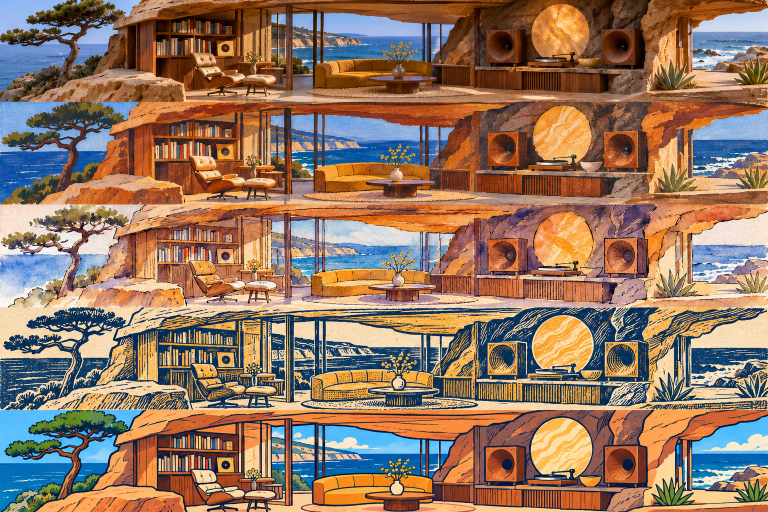
#> input picture artwork/concepts/coastal-home/2026-11-20/five-coastal-panoramas.png, 1536 x 1024 px (shown at 1/2 size)
$ python build_coastal_media_art.py
#> lines starting #> are read from the running program, lines starting #| are printed output that depends on the picture
"""Pack the five original coastal panoramas for the style and volume controls."""
from pathlib import Path

from PIL import Image, ImageDraw


ROOT = Path(__file__).resolve().parents[1]
SOURCE = ROOT / "artwork/concepts/coastal-home/2026-11-20/five-coastal-panoramas.png"
ATLAS = ROOT / "assets/img/media-controls/coastal-panoramas.webp"


def build():
    width, height = 900, 120
    # Preserve the drawn cuts between the five panels. Discard one edge pixel
    # so the glass never picks up the seam of the adjacent panorama.
    edges = (0, 204, 410, 615, 820, 1024)
    with Image.open(SOURCE) as source:
#> source is the input picture: PIL image 1536x1024 RGB; mean R, G, B 147.3, 118.2, 98.2
        rows = [
            source.crop((0, top + 1, source.width, bottom - 1)).convert("RGB").resize((width, height), Image.Resampling.LANCZOS)
            for top, bottom in zip(edges, edges[1:])
        ]
#> rows = 5 items
    styles = rows[0].copy()
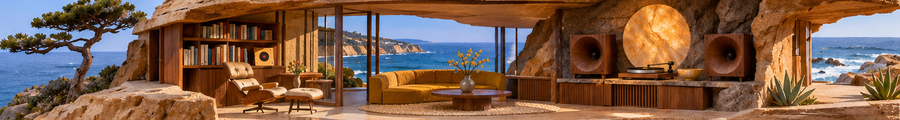
#> styles: PIL image 900x120 RGB; mean R, G, B 125.3, 93.5, 74
    for index, row in enumerate(rows[1:], start=1):
        join = round(width * (index - 0.5) / (len(rows) - 1))
        mask = Image.new("L", styles.size)
        ink = ImageDraw.Draw(mask)
        ink.rectangle((join + 14, 0, width, height), fill=255)
        for column in range(28):
            x = join - 14 + column
            ink.line((x, 0, x, height), fill=round(255 * column / 27))
        styles.paste(row, (0, 0), mask)
#> this loop made 4 passes
#> join on passes 1 to 4: 112, 338, 562, 788
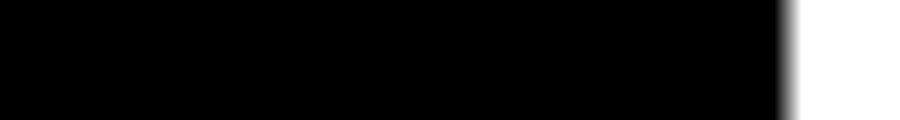
#> mask: PIL image 900x120 L; min 0, max 255, mean 31.7
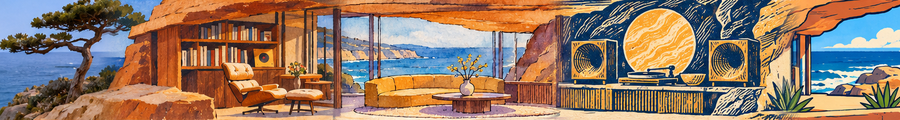
#> styles: PIL image 900x120 RGB; mean R, G, B 148.5, 122.4, 103.9
    atlas = Image.new("RGB", (width, height * 6))
#> atlas: PIL image 900x720 RGB; every value is 0
    for index, row in enumerate([styles, *rows]):
        atlas.paste(row, (0, index * height))
#> this loop made 6 passes
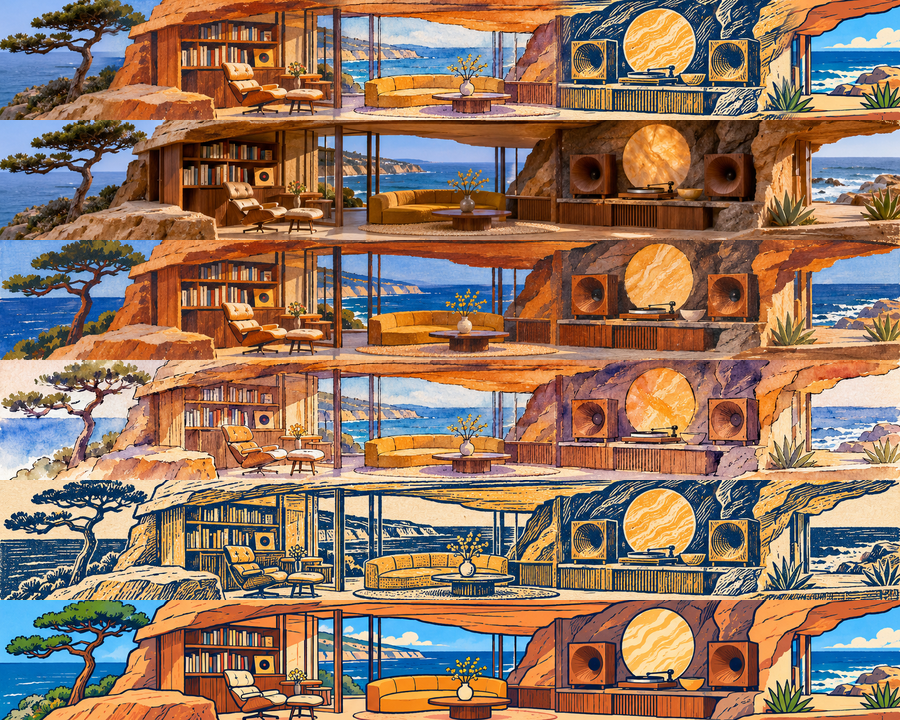
#> atlas: PIL image 900x720 RGB; mean R, G, B 147, 118.6, 99
    atlas.save(ATLAS, "WEBP", quality=80, method=6)


if __name__ == "__main__":
    build()

$ run again, with artwork/concepts/coastal-home/2026-11-20/film-opening.webp saved as artwork/concepts/coastal-home/2026-11-20/five-coastal-panoramas.png
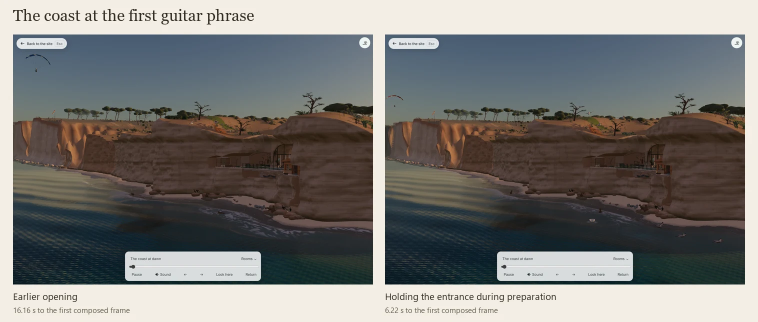
#> input picture artwork/concepts/coastal-home/2026-11-20/film-opening.webp, 1516 x 644 px (shown at 1/2 size)
#> in build, source is the input picture: PIL image 1516x644 RGB; mean R, G, B 121.6, 121.1, 118.6
#> rows = 5 items
#> the loop in build, `for index, row in enumerate(rows[1:], start=1):` made 4 passes
#> join on passes 1 to 4: 112, 338, 562, 788
#> after the loop in build, `for index, row in enumerate(rows[1:], start=1):`:
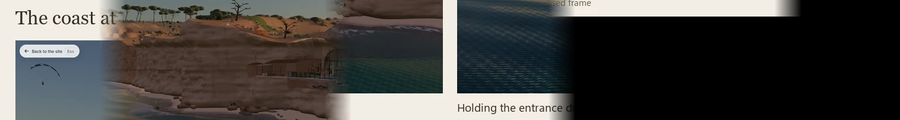
#> styles: PIL image 900x120 RGB; mean R, G, B 70.7, 69.2, 66.8
#> the loop in build, `for index, row in enumerate([styles, *rows]):` made 6 passes
#> after the loop in build, `for index, row in enumerate([styles, *rows]):`:
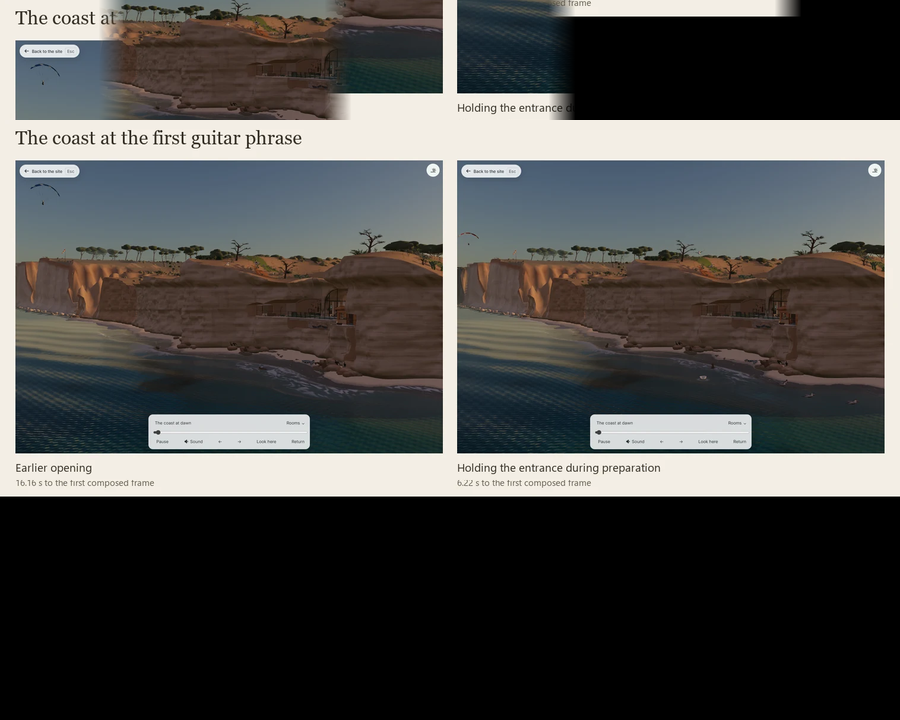
#> atlas: PIL image 900x720 RGB; mean R, G, B 75.2, 74.7, 73.1
